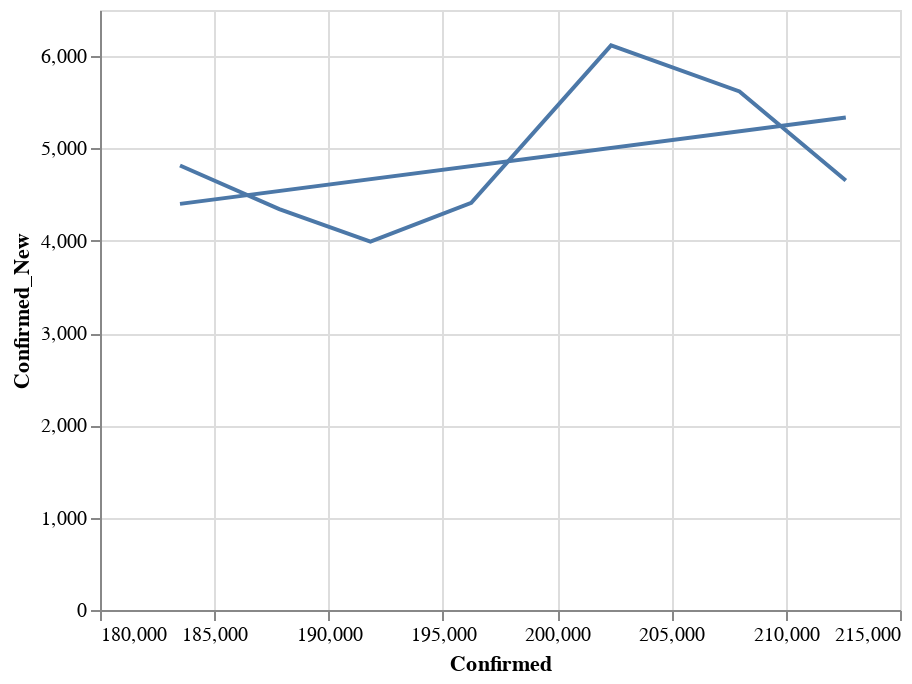

Here is the notebook cell this chart was saved with:
### Code cell
data = country_level
state = alt.Chart(data[data['Country'] == 'UK'].sort_values('Date').tail(7)).mark_line().encode(
    x='Confirmed:Q',
    y='Confirmed_New:Q'
)
reg = state.transform_regression("Confirmed", "Confirmed_New", method="linear").mark_line()
(state+reg).interactive()

### Figure 1 — Vega-Lite specification as saved in the notebook (floating-point values rounded to 4 significant figures)
{"config": {"view": {"continuousWidth": 400, "continuousHeight": 300}}, "layer": [{"mark": "line", "encoding": {"x": {"type": "quantitative", "field": "Confirmed"}, "y": {"type": "quantitative", "field": "Confirmed_New"}}, "selection": {"selector038": {"type": "interval", "bind": "scales", "encodings": ["x", "y"]}}}, {"mark": "line", "encoding": {"x": {"type": "quantitative", "field": "Confirmed"}, "y": {"type": "quantitative", "field": "Confirmed_New"}}, "transform": [{"on": "Confirmed", "regression": "Confirmed_New", "method": "linear"}]}], "data": {"name": "data-cc79d260e246ce7f6bcad4170b915b25"}, "$schema": "https://vega.github.io/schema/vega-lite/v4.0.2.json", "datasets": {"data-cc79d260e246ce7f6bcad4170b915b25": [{"Country": "UK", "Date": "05-02-2020", "Confirmed": 183500.0, "Deaths": 28200.0, "Recovered": 896.0, "Confirmed_New": 4815.0, "Deaths_New": 622.0, "Recovered_New": 4.0, "Active": 154400.0}, {"Country": "UK", "Date": "05-03-2020", "Confirmed": 187800.0, "Deaths": 28520.0, "Recovered": 901.0, "Confirmed_New": 4342.0, "Deaths_New": 315.0, "Recovered_New": 5.0, "Active": 158400.0}, {"Country": "UK", "Date": "05-04-2020", "Confirmed": 191800.0, "Deaths": 28810.0, "Recovered": 910.0, "Confirmed_New": 3990.0, "Deaths_New": 289.0, "Recovered_New": 9.0, "Active": 162100.0}, {"Country": "UK", "Date": "05-05-2020", "Confirmed": 196200.0, "Deaths": 29500.0, "Recovered": 926.0, "Confirmed_New": 4411.0, "Deaths_New": 692.0, "Recovered_New": 16.0, "Active": 165800.0}, {"Country": "UK", "Date": "05-06-2020", "Confirmed": 202400.0, "Deaths": 30150.0, "Recovered": 934.0, "Confirmed_New": 6116.0, "Deaths_New": 649.0, "Recovered_New": 8.0, "Active": 171300.0}, {"Country": "UK", "Date": "05-07-2020", "Confirmed": 208000.0, "Deaths": 30690.0, "Recovered": 970.0, "Confirmed_New": 5618.0, "Deaths_New": 539.0, "Recovered_New": 36.0, "Active": 176300.0}, {"Country": "UK", "Date": "05-08-2020", "Confirmed": 212600.0, "Deaths": 31320.0, "Recovered": 997.0, "Confirmed_New": 4652.0, "Deaths_New": 627.0, "Recovered_New": 27.0, "Active": 180300.0}]}}
